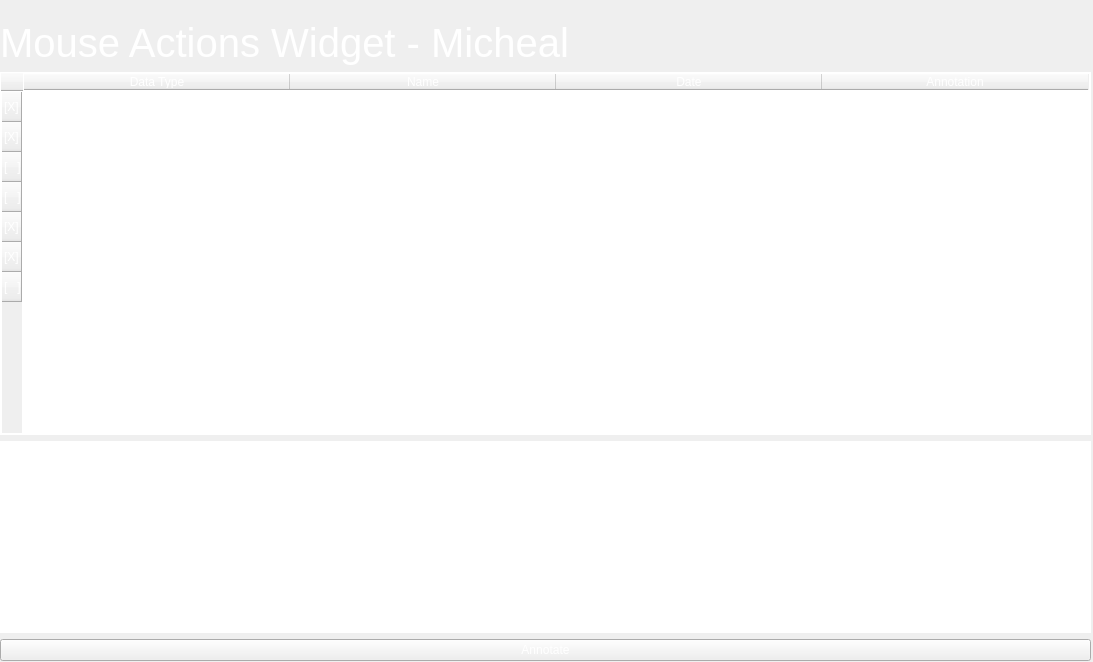
<?xml version="1.0" encoding="UTF-8"?>
<ui version="4.0">
 <class>Form</class>
 <widget class="QWidget" name="Form">
  <property name="geometry">
   <rect>
    <x>0</x>
    <y>0</y>
    <width>1093</width>
    <height>662</height>
   </rect>
  </property>
  <property name="windowTitle">
   <string>Form</string>
  </property>
  <widget class="QWidget" name="gridLayoutWidget">
   <property name="geometry">
    <rect>
     <x>0</x>
     <y>20</y>
     <width>1091</width>
     <height>641</height>
    </rect>
   </property>
   <layout class="QGridLayout" name="gridLayout_2">
    <item row="1" column="1">
     <layout class="QHBoxLayout" name="horizontalLayout_2">
      <item>
       <widget class="QLabel" name="label">
        <property name="font">
         <font>
          <pointsize>30</pointsize>
         </font>
        </property>
        <property name="styleSheet">
         <string notr="true">color: white;</string>
        </property>
        <property name="text">
         <string>Mouse Actions Widget - Micheal</string>
        </property>
       </widget>
      </item>
     </layout>
    </item>
    <item row="4" column="1">
     <widget class="QTextEdit" name="Text_Edit">
      <property name="styleSheet">
       <string notr="true">border: 1px solid white;
color: white;</string>
      </property>
      <property name="html">
       <string>&lt;!DOCTYPE HTML PUBLIC &quot;-//W3C//DTD HTML 4.0//EN&quot; &quot;http://www.w3.org/TR/REC-html40/strict.dtd&quot;&gt;
&lt;html&gt;&lt;head&gt;&lt;meta name=&quot;qrichtext&quot; content=&quot;1&quot; /&gt;&lt;style type=&quot;text/css&quot;&gt;
p, li { white-space: pre-wrap; }
&lt;/style&gt;&lt;/head&gt;&lt;body style=&quot; font-family:'Cantarell'; font-size:11pt; font-weight:400; font-style:normal;&quot;&gt;
&lt;p style=&quot; margin-top:0px; margin-bottom:0px; margin-left:0px; margin-right:0px; -qt-block-indent:0; text-indent:0px;&quot;&gt;Captured Last Week&lt;/p&gt;&lt;/body&gt;&lt;/html&gt;</string>
      </property>
     </widget>
    </item>
    <item row="3" column="1">
     <widget class="QTableWidget" name="Table_Widget">
      <property name="sizePolicy">
       <sizepolicy hsizetype="Expanding" vsizetype="Expanding">
        <horstretch>35</horstretch>
        <verstretch>21</verstretch>
       </sizepolicy>
      </property>
      <property name="font">
       <font/>
      </property>
      <property name="tabletTracking">
       <bool>false</bool>
      </property>
      <property name="focusPolicy">
       <enum>Qt::WheelFocus</enum>
      </property>
      <property name="styleSheet">
       <string notr="true">gridline-color: white;
color: white;
border: 1px solid white;</string>
      </property>
      <property name="showGrid">
       <bool>true</bool>
      </property>
      <property name="sortingEnabled">
       <bool>false</bool>
      </property>
      <property name="wordWrap">
       <bool>true</bool>
      </property>
      <property name="cornerButtonEnabled">
       <bool>true</bool>
      </property>
      <property name="rowCount">
       <number>7</number>
      </property>
      <attribute name="horizontalHeaderVisible">
       <bool>true</bool>
      </attribute>
      <attribute name="horizontalHeaderCascadingSectionResizes">
       <bool>true</bool>
      </attribute>
      <attribute name="horizontalHeaderMinimumSectionSize">
       <number>36</number>
      </attribute>
      <attribute name="horizontalHeaderDefaultSectionSize">
       <number>266</number>
      </attribute>
      <attribute name="verticalHeaderMinimumSectionSize">
       <number>17</number>
      </attribute>
      <attribute name="verticalHeaderDefaultSectionSize">
       <number>30</number>
      </attribute>
      <row>
       <property name="text">
        <string>[X]</string>
       </property>
      </row>
      <row>
       <property name="text">
        <string>[X]</string>
       </property>
      </row>
      <row>
       <property name="text">
        <string>[   ]</string>
       </property>
      </row>
      <row>
       <property name="text">
        <string>[   ]</string>
       </property>
      </row>
      <row>
       <property name="text">
        <string>[X]</string>
       </property>
      </row>
      <row>
       <property name="text">
        <string>[X]</string>
       </property>
      </row>
      <row>
       <property name="text">
        <string>[   ]</string>
       </property>
      </row>
      <column>
       <property name="text">
        <string>Data Type</string>
       </property>
      </column>
      <column>
       <property name="text">
        <string>Name</string>
       </property>
      </column>
      <column>
       <property name="text">
        <string>Date</string>
       </property>
      </column>
      <column>
       <property name="text">
        <string>Annotation</string>
       </property>
      </column>
      <item row="0" column="0">
       <property name="text">
        <string>Keystroke</string>
       </property>
      </item>
      <item row="0" column="1">
       <property name="text">
        <string>keys_01.pdf</string>
       </property>
      </item>
      <item row="0" column="2">
       <property name="text">
        <string>03/18/2021</string>
       </property>
      </item>
      <item row="0" column="3">
       <property name="text">
        <string>IMPORTANT</string>
       </property>
      </item>
      <item row="1" column="0">
       <property name="text">
        <string>PCAP</string>
       </property>
      </item>
      <item row="1" column="1">
       <property name="text">
        <string>first-capture.pcapng</string>
       </property>
      </item>
      <item row="1" column="2">
       <property name="text">
        <string>03/17/2021</string>
       </property>
      </item>
      <item row="1" column="3">
       <property name="text">
        <string/>
       </property>
      </item>
      <item row="2" column="0">
       <property name="text">
        <string>PNG</string>
       </property>
      </item>
      <item row="2" column="1">
       <property name="text">
        <string>IMAGE_001.png</string>
       </property>
      </item>
      <item row="2" column="2">
       <property name="text">
        <string>03/13/2021</string>
       </property>
      </item>
      <item row="2" column="3">
       <property name="text">
        <string/>
       </property>
      </item>
      <item row="3" column="0">
       <property name="text">
        <string>PCAP</string>
       </property>
      </item>
      <item row="3" column="1">
       <property name="text">
        <string>second-capture.pcapng</string>
       </property>
      </item>
      <item row="3" column="2">
       <property name="text">
        <string>03/19/2021</string>
       </property>
      </item>
      <item row="3" column="3">
       <property name="text">
        <string/>
       </property>
      </item>
      <item row="4" column="0">
       <property name="text">
        <string>MP4</string>
       </property>
      </item>
      <item row="4" column="1">
       <property name="text">
        <string>VID_05576_03192021.MP4</string>
       </property>
      </item>
      <item row="4" column="2">
       <property name="text">
        <string>03/18/2021</string>
       </property>
      </item>
      <item row="4" column="3">
       <property name="text">
        <string>Captured last week</string>
       </property>
      </item>
      <item row="5" column="0">
       <property name="text">
        <string>Keystrokes</string>
       </property>
      </item>
      <item row="5" column="1">
       <property name="text">
        <string>keys_02.pdf</string>
       </property>
      </item>
      <item row="5" column="2">
       <property name="text">
        <string>03/19/2021</string>
       </property>
      </item>
      <item row="5" column="3">
       <property name="text">
        <string>Add to report</string>
       </property>
      </item>
      <item row="6" column="0">
       <property name="text">
        <string>PNG</string>
       </property>
      </item>
      <item row="6" column="1">
       <property name="text">
        <string>IMAGE_002.png</string>
       </property>
      </item>
      <item row="6" column="2">
       <property name="text">
        <string>03/21/2021</string>
       </property>
      </item>
     </widget>
    </item>
    <item row="5" column="1">
     <widget class="QPushButton" name="pushButton">
      <property name="styleSheet">
       <string notr="true">color: white;l</string>
      </property>
      <property name="text">
       <string>Annotate</string>
      </property>
     </widget>
    </item>
   </layout>
  </widget>
 </widget>
 <resources/>
 <connections/>
</ui>
